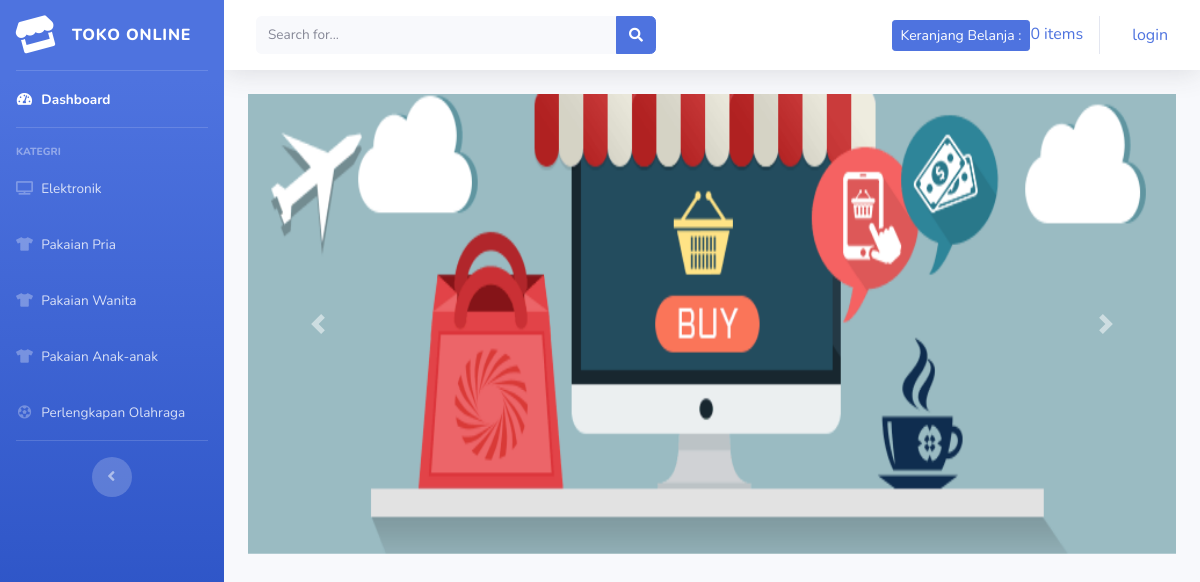
Page /index.php/kategori/pakaian_anak_anak on the earlier database version.
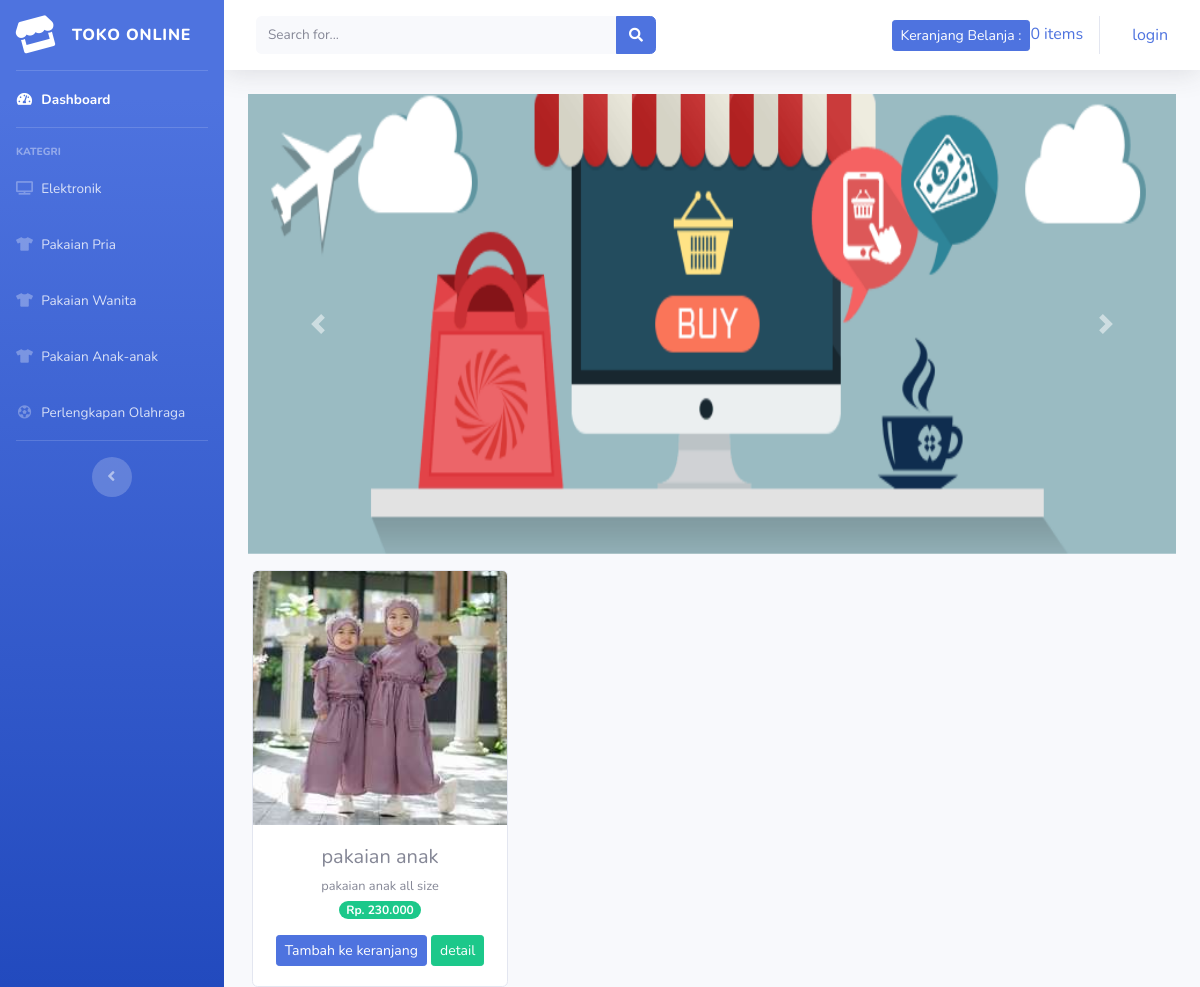
Same page on the later database version.
### tables this page shows
CREATE TABLE `tb_barang` (
  `id_brg` int(11) NOT NULL,
  `nama_brg` varchar(120) NOT NULL,
  `keterangan` varchar(260) NOT NULL,
  `kategori` varchar(60) NOT NULL,
  `harga` int(11) NOT NULL,
  `stok` int(4) NOT NULL,
  `gambar` text NOT NULL
);

### application/controllers/kategori.php (called while the page is built, shortened)
<?php
class Kategori extends CI_Controller{
	public function pakaian_anak_anak()
	{
		$data['pakaian_anak_anak'] = $this->model_kategori->data_pakaian_anak_anak()->result();
		$this->load->view('templates/header');
		$this->load->view('templates/sidebar');
		$this->load->view('pakaian_anak_anak',$data);
		$this->load->view('templates/footer');
	}
}

### index.php (called while the page is built, shortened)
<?php
require_once BASEPATH.'core/CodeIgniter.php';

### application/models/model_kategori.php (called while the page is built, shortened)
<?php
class Model_kategori extends CI_Model{
	public function data_pakaian_anak_anak()
	{
		return $this->db->get_where("tb_barang",array('kategori'=> 'pakaian anak-anak'));
	}
}

### application/views/pakaian_anak_anak.php (the view, shortened to what this page needs)
<div class="container-fluid">
<div id="carouselExampleControls" class="carousel slide" data-ride="carousel">
  <div class="carousel-inner">
    <div class="carousel-item active">
      <img  class="d-block w-100" src="<?php echo base_url('assets/img/slider1.jpg') ?>" alt="First slide" width="800" height="460">
    </div>
  </div>
  <a class="carousel-control-prev" href="#carouselExampleControls" role="button" data-slide="prev">
    <span class="carousel-control-prev-icon" aria-hidden="true"></span>
  </a>
  <a class="carousel-control-next" href="#carouselExampleControls" role="button" data-slide="next">
    <span class="carousel-control-next-icon" aria-hidden="true"></span>
  </a>
</div>
    <div class="row text-center mt-3" >
    <?php foreach ($pakaian_anak_anak as $brg ):  ?>
        <div class="card ml-3" style="width: 16rem;">
            <img src="<?php echo base_url().'/uploads/'.$brg->gambar ?>" class="card-img-top" alt="...">
            <div class="card-body">
                <h5 class="card-title mb-1"><?php echo $brg->nama_brg ?></h5>
                <small><?php echo $brg->keterangan ?></small><br>
            <span class="badge badge-pill badge-success mb-3">Rp. <?php echo number_format($brg->harga, 0,',','.')  ?></span>
                <?php echo anchor('dashboard/tambah_ke_keranjang/' .$brg->id_brg, '<div class="btn btn-sm btn-primary">Tambah ke keranjang</div>') ?>
            <?php echo anchor('dashboard/detail/' .$brg->id_brg, '<div class="btn btn-sm btn-success">detail</div>') ?>
            </div>
        </div>
    <?php endforeach; ?>
    </div>
</div>

Differences in the rows shown:
added tb_barang: gambar (picture), nama_brg "pakaian anak", keterangan "pakaian anak all size", harga "230.000", id_brg "Tambah ke keranjang", id_brg "detail"
